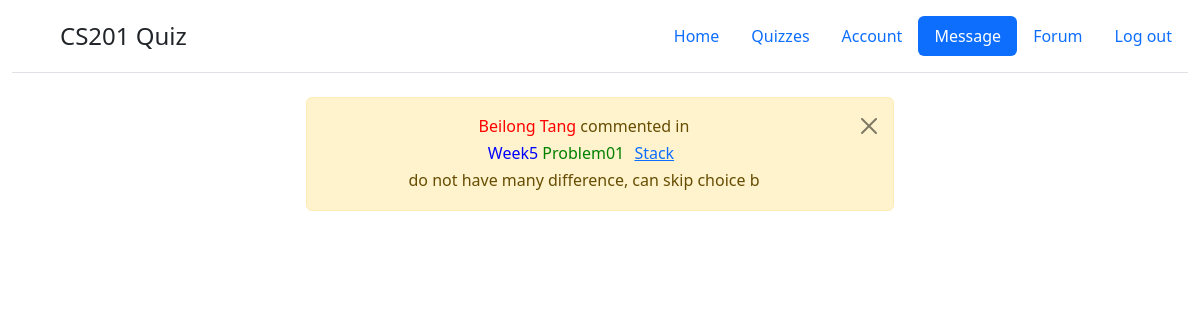
The page /cs201/message/ (signed in) on the database its author committed.
### forum/models.py (models this page shows, shortened)
class Post(models.Model):
    text=models.TextField()
    author_name= models.CharField(max_length=50)
    author_netid = models.CharField(max_length=8)
    pub_date = models.DateTimeField(default=datetime.datetime.strptime('2022-7-26 6:00','%Y-%m-%d %H:%M').astimezone(datetime.timezone(datetime.timedelta(hours=0))))
    title = models.CharField(max_length=100)
    level = models.IntegerField(default=0) # Asynchorons or Shown to everyone
    question_id = models.IntegerField(default=0) #
    category = models.IntegerField(default=0) # This is the week id

class Comment(models.Model):
    post = models.ForeignKey(Post, on_delete=models.CASCADE)
    text = models.TextField()
    author_name = models.CharField(max_length=50)
    author_netid = models.CharField(max_length=8)
    pub_date = models.DateTimeField(default=datetime.datetime.strptime('2022-7-26 6:00','%Y-%m-%d %H:%M').astimezone(datetime.timezone(datetime.timedelta(hours=0))))
    reply = models.IntegerField(default=-1)

### quiz/views.py (the view)
# urls.py: path('message/',views.message,name='message')
@login_required(login_url='/signin')
def message(request):
    student = Student.objects.get(student_netid=request.user.username)
    if request.method=='POST':
        delete_msg_id = request.POST['delete']
        student.messages=student.messages.replace(delete_msg_id+',','')
        student.save()
        return HttpResponseRedirect(reverse('quiz:message',args=()))
    context={}
    message_id_arrays = list(map(int,(list(filter(lambda x: x!="", student.messages.split(','))))))
    post = []
    comment=[]
    reply=[]
    for msg_id in message_id_arrays:
        msg = Comment.objects.get(id=msg_id)
        if msg.reply!=-1:
            reply.append(Comment.objects.get(id=msg.reply).author_name)
        else:
            reply.append("")
        comment.append(msg)
        post.append(Post.objects.get(id=msg.post_id))
    context['post_and_comment']=list(zip(post,comment,reply))
    return render(request, 'quiz/message.html',context)
    pass

### quiz/templatetags/my_tags.py (called while the page is built)
@register.filter
def show_category(level):
    if level==0:
        return 'Week1'
    if level==1:
        return 'Week2'
    if level==2:
        return 'Week3'
    if level==3:
        return 'Week4'
    if level==4:
        return 'Week5'
    if level==5:
        return 'Week6'
    if level==6:
        return 'Week7'

@register.filter
def show_question(question_id):
    s = str(question_id)[1:]
    return 'Problem'+s

### quiz/templates/quiz/message.html (shortened to what this page needs)
<!doctype html>
<html lang="en" class="h-100">
  <head>
{% load static %}
{%load my_tags%}
<link rel = "stylesheet" type ="text/css" href = "{% static 'quiz/bootstrap/css/bootstrap.min.css' %}">
</head>
    <body class="d-flex h-100 text-center text-black bg-white">
    <div class="container-fluid d-flex w-100 h-100 mx-auto flex-column ">
    <header class="d-flex flex-wrap justify-content-center py-3 mb-4 border-bottom">
      <a href="/" class="d-flex align-items-center mb-3 mb-md-0 me-md-auto text-dark text-decoration-none">
        <svg class="bi me-2" width="40" height="32"><use xlink:href="#bootstrap"/></svg>
        <span class="fs-4">CS201 Quiz</span>
      </a>
      <ul class="nav nav-pills">
        <li class="nav-item"><a href="{% url 'quiz:userface' %}" class="nav-link" aria-current="page">Home</a></li>
        <li class="nav-item"><a href="{% url 'quiz:assignment' %}" class="nav-link">Quizzes</a></li>
        <li class="nav-item"><a href="{% url 'quiz:account'  %}" class="nav-link">Account</a></li>
        <li class="nav-item"><a href="{% url 'quiz:message'  %}" class="nav-link active">Message</a></li>
        <li class="nav-item"><a href="{% url 'forum:forum' 'All' %}" class="nav-link ">Forum</a></li>
        <li class="nav-item"><a href="#" class="nav-link" onclick="go()">Log out</a></li>
      </ul>
    </header>
    <div style="width:50%;margin-left:25%">
      {%for p,c,reply_author in post_and_comment %}
      <a href="#">
      <div class="alert alert-warning alert-dismissible fade show" role="alert">
        <p style='margin-bottom:2px'><a style='color:red'>{{c.author_name}}</a>
          {%if c.reply == -1 %}
          commented in
          {% else %}
          replied to <a style='color:red'>{{reply_author}}</a> in
          {%endif%}
        </p>
        <p style='margin-bottom:2px'><a style='color:blue'>{{p.category|show_category}}</a> <a style='color:green'>{{p.question_id|show_question}}</a> <button style='border:none;background:none' onclick='go_to_forum_post({{p.id}},{{p.category}})'><a href="#">{{p.title|truncatechars:50 }}</a></button> </p>
        <p style='margin-bottom:2px'> {{c.text|truncatechars:100 }}</p>
        <button type="button" class="btn-close" data-bs-dismiss="alert" aria-label="Close" onclick='deletemsg({{c.id}})'></button>
      </div>
    </a>
      {%empty%}
      <p>You have no new messages.</p>
      {%endfor%}
    </div>
</div>
  </body>
</html>

### rows shown on the page
Post: author_name "Beilong Tang", category|show_category "Week5", question_id|show_question "Problem01", title "Stack", text "do not have many difference, can skip choice b"
